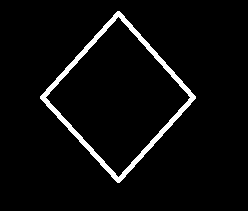
//> input picture book_images/circleDets.png, 248 x 211 px
$ ./binary_analysis   (built with g++ and OpenCV 4)
//> lines starting //> are read from the running program, lines starting //| are printed output that depends on the picture; after the words box and inside, x2 and y2 are one past the last pixel; in counts of white or black regions, pixels touching at a corner belong together
//> further down, image is the input picture: 211 rows x 248 cols, CV_8UC3; 4.3% white; 1 white region, box (x1, y1, x2, y2) and area: (40, 11, 196, 183) 2231
### chapter_seven/binary_analysis.h
#pragma once
#include <opencv2/opencv.hpp>
#include <iostream>

using namespace cv;
using namespace std;

class BinaryAnalysis {
public:
	void binary_ops(Mat &image);
	void connected_component_demo(Mat &image);
	void find_contours_demo(Mat &image);
	void contours_analysis_demo(Mat &image);
	void contours_fitness_demo(Mat &image);
	void contours_apprv_demo(Mat &image);
	void contours_attrs_demo(Mat &image);
	void hough_line_demo(Mat &image);
	void hough_circle_demo(Mat &image);
	void inner_extenerl_circle_demo(Mat &image);
	void contour_match_demo(Mat &image);
	void max_contour_demo(Mat &image);
	void convex_demo(Mat &image);
};

### chapter_seven/binary_analysis.cpp
#include <binary_analysis.h>
#include <iostream>

using namespace cv;
using namespace std;
string rootdir = "D:/opencv-4.8.0/opencv/book_images/";

// [50 lines left out: functions find_contours_demo, contours_info, contour_match_demo, not called in this run]

void BinaryAnalysis::inner_extenerl_circle_demo(Mat &image) {
	Mat gray;
	cvtColor(image, gray, COLOR_BGR2GRAY);
//> gray: 211 rows x 248 cols, CV_8UC1; 4.3% white; 1 white region
	std::vector<vector<Point>> contours;
	vector<Vec4i> hierarchy;
	findContours(gray, contours, hierarchy, RETR_EXTERNAL, CHAIN_APPROX_SIMPLE, Point());
//> contours = 1 contour; box (x1, y1, x2, y2) and area: (40, 11, 196, 183) 13571
	for (size_t t = 0; t < contours.size(); t++) {
		// 最小外接圆
		Point2f pt;
		float radius;
		minEnclosingCircle(contours[t], pt, radius);
		circle(image, pt, radius, Scalar(255, 0, 0), 2, 8, 0);

		// 点多边形测试
		Mat raw_dist(image.size(), CV_32F);
		for (int i = 0; i < image.rows; i++)
		{
			for (int j = 0; j < image.cols; j++)
			{
				raw_dist.at<float>(i, j) = (float)pointPolygonTest(contours[t], Point2f((float)j, (float)i), true);
			}
		}

		// 获取最大内接圆半径
		double minVal, maxVal;
		Point maxDistPt; // inscribed circle center
		minMaxLoc(raw_dist, &minVal, &maxVal, NULL, &maxDistPt);
		minVal = abs(minVal);
		maxVal = abs(maxVal);
		circle(image, maxDistPt, maxVal, Scalar(0, 0, 255), 2, 8, 0);
	}
//> this loop made 1 pass
//> (pt, radius) on pass 1: (Point(118, 96.5), 85.51)
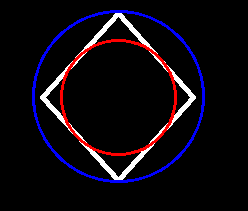
//> image: 211 rows x 248 cols, CV_8UC3; 4.96% of pixels changed, all inside (x1, y1, x2, y2) = (32, 10, 205, 183)
	imshow("最大内接圆与最小外接圆演示", image);
}

// [295 lines left out: functions hough_line_demo, hough_circle_demo, contours_attrs_demo, contours_apprv_demo, contours_fitness_demo, contours_analysis_demo and 4 more, not called in this run]

int main(int argc, char** argv) {
	// Mat image = imread(rootdir + "convex.png");
	Mat image = imread(rootdir + "circleDets.png");
	//cv::bitwise_not(image, image);
	imshow("输入图像", image);
	BinaryAnalysis ca;
	ca.inner_extenerl_circle_demo(image);
	waitKey(0);
	return 0;
}

$ run again, with book_images/convex.png copied over book_images/circleDets.png
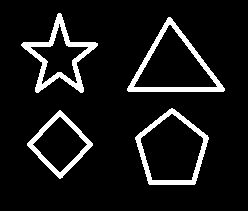
//> input picture book_images/convex.png, 248 x 211 px
//> image is the input picture: 211 rows x 248 cols, CV_8UC3; 8.9% white; 4 white regions, box (x1, y1, x2, y2) and area: (21, 13, 98, 93) 1369, (127, 17, 225, 92) 1291, (135, 108, 209, 185) 1114, (27, 110, 93, 179) 866
//> gray: 211 rows x 248 cols, CV_8UC1; 8.9% white; 4 white regions
//> contours = 4 contours; box (x1, y1, x2, y2) and area: (135, 108, 209, 185) 3908, (127, 17, 225, 92) 3800, (21, 13, 98, 93) 2418, (27, 110, 93, 179) 2328
//> the loop in inner_extenerl_circle_demo, `for (size_t t = 0; t < contours.size(); t++)` made 4 passes
//> (pt, radius) on passes 1 to 4: (Point(59.5, 144), 34), (Point(171.5, 149.3), 41.33), (Point(175.5, 69.23), 52.76), (Point(59, 55.84), 42.85)
//> after the loop in inner_extenerl_circle_demo, `for (size_t t = 0; t < contours.size(); t++)`:
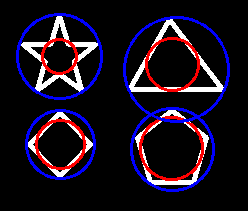
//> image: 211 rows x 248 cols, CV_8UC3; 9.56% of pixels changed, all inside (x1, y1, x2, y2) = (16, 13, 230, 192)
